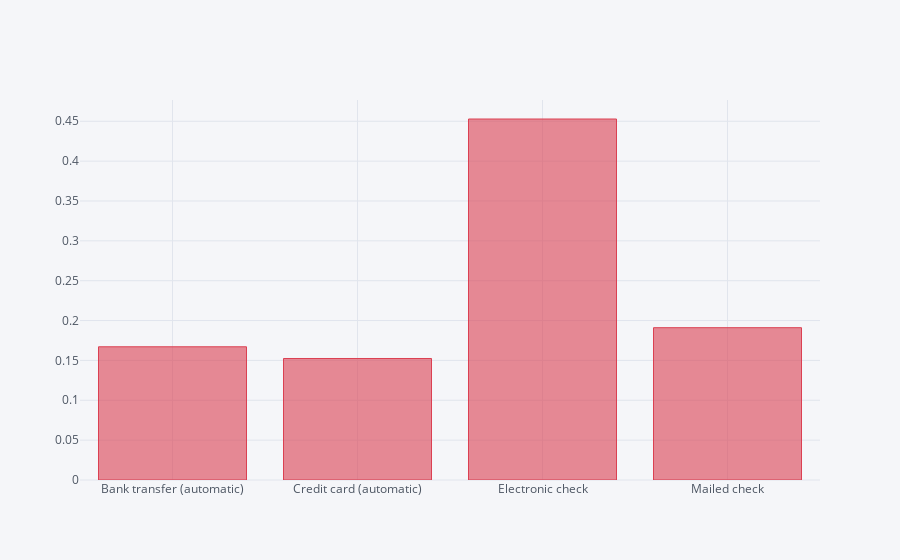

The notebook cell this image was saved under:
### Code cell
data.iplot(kind='bar', x='PaymentMethod', color='red')

### Figure 1 — Plotly figure (JSON) as saved in the notebook; plotly's stock layout.template omitted (floating-point values rounded to 4 significant figures)
{"data": [{"marker": {"color": "rgba(219, 64, 82, 0.6)", "line": {"color": "rgba(219, 64, 82, 1.0)", "width": 1}}, "name": "ChurnBinary", "orientation": "v", "text": "", "type": "bar", "uid": "03bc423e-dd67-4f38-9d04-94b49ffbe036", "x": ["Bank transfer (automatic)", "Credit card (automatic)", "Electronic check", "Mailed check"], "y": [0.1671, 0.1524, 0.4529, 0.1911]}], "layout": {"legend": {"bgcolor": "#F5F6F9", "font": {"color": "#4D5663"}}, "paper_bgcolor": "#F5F6F9", "plot_bgcolor": "#F5F6F9", "title": {"font": {"color": "#4D5663"}}, "xaxis": {"gridcolor": "#E1E5ED", "showgrid": true, "tickfont": {"color": "#4D5663"}, "title": {"font": {"color": "#4D5663"}, "text": ""}, "zerolinecolor": "#E1E5ED"}, "yaxis": {"gridcolor": "#E1E5ED", "showgrid": true, "tickfont": {"color": "#4D5663"}, "title": {"font": {"color": "#4D5663"}, "text": ""}, "zerolinecolor": "#E1E5ED"}}}
